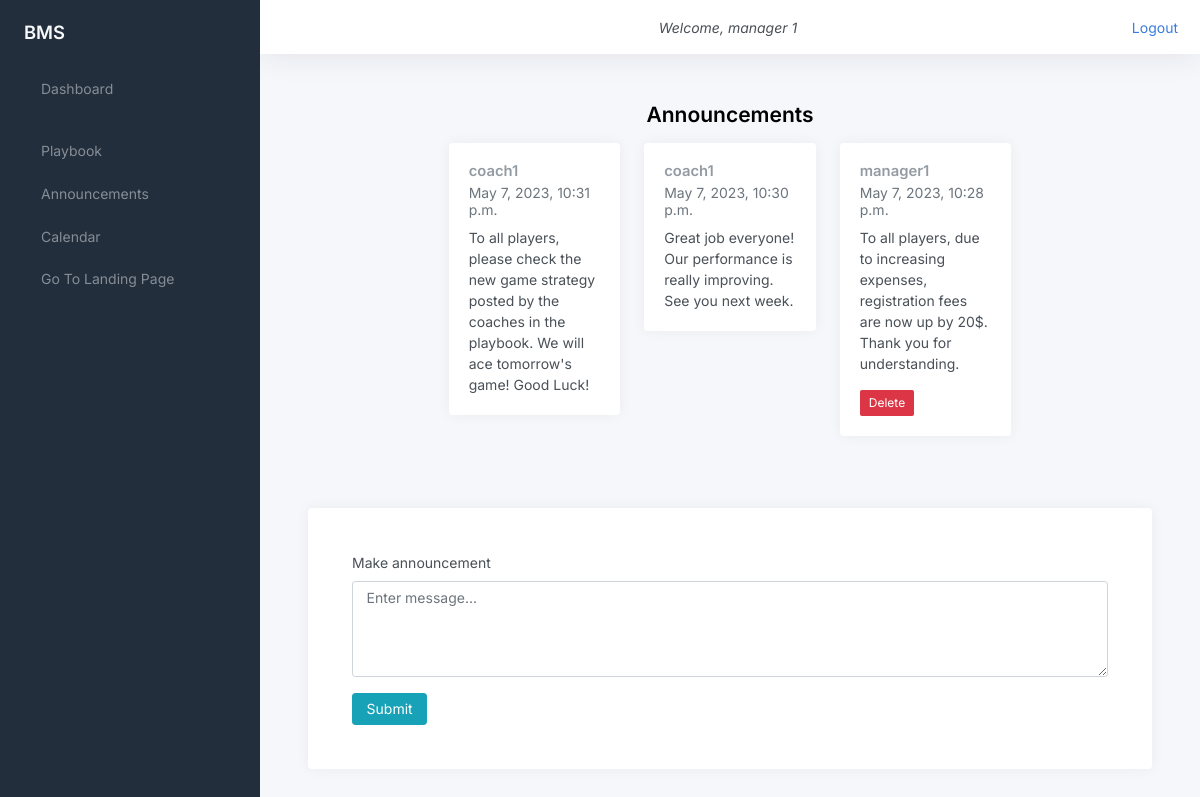
The page /announcements/ (signed in) on the database its author committed.
### bMSapp/models.py (models this page shows, shortened)
class Announcement(models.Model):
    owner = models.ForeignKey(Profile, on_delete=models.CASCADE)
    message = models.TextField()
    datetime = models.DateTimeField(auto_now_add=True)

class Profile(models.Model):
    user = models.OneToOneField(User, on_delete=models.CASCADE)
    phone_number = models.CharField(max_length=15)
    date_of_birth = models.DateField()

### bMSapp/views.py (the view)
# urls.py: path('announcements/', views.announcements, name='announcements'),
@ login_required
@ user_passes_test(not_player)
def announcements(request):
    if request.method == "POST":
        announcement = Announcement()
        announcement.message = request.POST.get('message')
        announcement.owner = Profile.objects.get(user=request.user)
        announcement.save()
    announcements = Announcement.objects.all().order_by('-datetime')
    return render(request, 'announcements.html', {'announcements': announcements})

### bMSapp/templatetags/auth_extras.py (called while the page is built)
@register.filter(name='has_group')
def has_group(user, group_name):
    group = Group.objects.get(name=group_name)
    return True if group in user.groups.all() else False

### bMSapp/utils.py (called while the page is built)
def is_player(user):
    return user.groups.filter(name='Players').exists()

def not_player(user):
    return not is_player(user)

### templates/announcements.html (shortened to what this page needs)
{% extends 'base.html' %} {% block content %}
<main class="content">
  <div class="container-fluid p-0">
    <h1 class="h3 mb-3 text-center"><strong>Announcements</strong></h1>
    <div class="row">
      <div class="col-12 d-flex justify-content-center">
        <div class="col-lg-8 col-xxl-9">
          <div class="row">
            {% for announcement in announcements %}
            <div class="col-md-6 col-lg-4 mb-4">
              <div class="card">
                <div class="card-body">
                  <h5 class="card-title">
                    {{announcement.owner.user.username}}
                  </h5>
                  <h6 class="card-subtitle mb-2 text-muted">
                    {{announcement.datetime}}
                  </h6>
                  <p class="card-text">{{announcement.message}}</p>
                  {% if user == announcement.owner.user %}
                  <form method="post" action="{% url 'delete_announcement' announcement.id %}" onsubmit="return confirm('Are you sure you want to delete this announcement?');">
                    <button type="submit" class="btn btn-danger btn-sm">Delete</button>
                  </form>
                  {% endif %}
                </div>
              </div>
            </div>
            {% endfor %}
          </div>
        </div>
      </div>
    </div>
          <div class="card mt-4">
            <div class="card-body">
              <div class="m-sm-4">
                <form method="POST">
                  <div class="mb-3">
                    <label class="form-label">Make announcement</label>
                    <textarea
                      class="form-control"
                      id="message"
                      name="message"
                      placeholder="Enter message..."
                      rows="4"
                    ></textarea>
                  </div>
                  <button type="submit" class="btn btn-info">Submit</button>
                </form>
              </div>
            </div>
          </div>
        </div>
      </div>
    </div>
{% endblock %}

### templates/base.html (shortened to what this page needs)
{% load static %}
{%load auth_extras%}
<!DOCTYPE html>
<html lang="en">
<head>
	<link href="{% static 'css/style.css' %}" rel="stylesheet">
	<link href="{% static 'css/app.css' %}" rel="stylesheet">
</head>
<body>
	<div class="wrapper">
		<nav id="sidebar" class="sidebar js-sidebar">
			<div class="sidebar-content js-simplebar">
				<a class="sidebar-brand" href="#">
          <span class="align-middle">BMS</span>
        </a>
				<ul class="sidebar-nav">
					<li class="sidebar-item ">
						{% if request.user|has_group:"Coaches" %}
						<a class="sidebar-link" href="{% url 'coach_after_login' %}">
{% else %}
<a class="sidebar-link" href="{% url 'manager_after_login' %}">
{% endif %}
    			 <span class="align-middle">Dashboard</span>
			</li>
			<li class="sidebar-item">
			<a class="sidebar-link" href="{% url 'view_images' %}">
				 <span class="align-middle">Playbook</span>
			  </a>
					</li>
					<li class="sidebar-item">
						<a class="sidebar-link" href="{% url 'announcements' %}">
							 <span class="align-middle">Announcements</span>
						  </a>
								</li>
					<li class="sidebar-item">
						<a class="sidebar-link" href="{% url 'calendar' %}">
							 <span class="align-middle">Calendar</span>
						  </a>
								</li>
								<li class="sidebar-item">
									<a class="sidebar-link" href="{% url 'landing_page' %}">
										 <span class="align-middle">Go To Landing Page</span>
									  </a>
											</li>
				</ul>
			</div>
		</nav>
		<div class="main">
			<nav class="navbar navbar-expand navbar-light navbar-bg">
				{% if user.is_authenticated %}
				<a class="sidebar-toggle js-sidebar-toggle"></a>
				<div class="d-flex justify-content-center flex-grow-1">
					<i class="navbar-item">Welcome, {{ user.get_full_name }}</i>
				</div>
				<div class="d-flex justify-content-end">
					<a href="{% url 'logout' %}">Logout</a>
				</div>
				{% endif %}
			</nav>
			{% block content %}
			{% endblock %}
</body>
</html>

### rows shown on the page
Announcement: owner.user.username "coach1", datetime "May 7, 2023, 10:31 p.m.", message "To all players, please check the new game strategy posted by the coaches in the playbook. We will ace tomorrow's game! Good Luck!"
Announcement: owner.user.username "coach1", datetime "May 7, 2023, 10:30 p.m.", message "Great job everyone! Our performance is really improving. See you next week."
Announcement: owner.user.username "manager1", datetime "May 7, 2023, 10:28 p.m.", message "To all players, due to increasing expenses, registration fees are now up by 20$. Thank you for understanding.", shows "Delete"

### other values the page prints
{{ user.get_full_name }} "manager 1"
